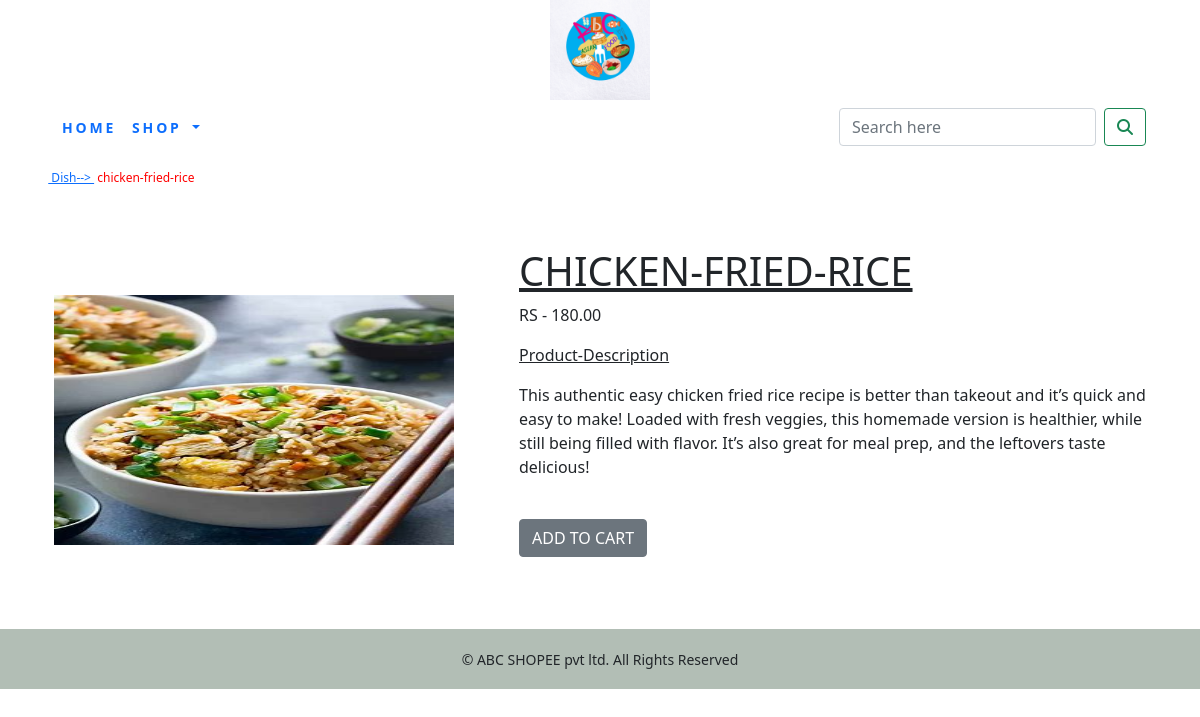
The page /cartapp/non-veg/chicken-fried-rice/ on the database its author committed.
### cartapp/models.py (models this page shows, shortened)
class Product(models.Model):
    name = models.CharField(max_length=250, unique=True)
    slug = models.SlugField(max_length=250, unique=True)
    desc2 = models.TextField(blank=True)
    price=models.DecimalField(max_digits=10, decimal_places=2)
    category=models.ForeignKey(Category,on_delete=models.CASCADE)
    image2 = models.ImageField(upload_to='product', blank=True)
    stock=models.IntegerField()
    available=models.BooleanField(default=True)
    created=models.DateTimeField(auto_now_add=True)
    updated=models.DateTimeField(auto_now=True)
    def get_url(self):
        return reverse('cartapp:pc_details',args=[self.category.slug,self.slug])
    class Meta:
        ordering = ('name',)
        verbose_name = 'product'
        verbose_name_plural = 'products'

### cartapp/views.py (the view)
# urls.py: path('<slug:c_slug>/<slug:p_slug>/',views.proDetail,name='pc_details')
def proDetail(request,c_slug,p_slug):
    try:
        product=Product.objects.get(category__slug=c_slug,slug=p_slug)
    except Exception as e:
        raise e
    return render(request,"product.html",{'product':product})

### cartapp/context_processors.py (called while the page is built)
def menu_links(request):
    links=Category.objects.all()
    return dict(links=links)

### cartapp/models.py (called while the page is built)
    def get_url(self):
        return reverse('cartapp:products_by_category',args=[self.slug])

### orderapp/context_processors.py (called while the page is built)
def counter(request):
    item_count=0
    if 'admin' in request.path:
        return {}
    else:
        try:
            cart=order.objects.filter(cart_id=_cart_id(request))
            cart_items=cartItem.objects.all().filter(cart=cart[:1])
            for cart_item in cart_items:
                 item_count += cart_item.quantity
        except order.DoesNotExist:
            item_count = 0
    return dict(item_count=item_count)

### orderapp/views.py (called while the page is built)
def _cart_id(request):
    cart=request.session.session_key
    if not cart:
        cart=request.session.create()
    return cart

### templates/product.html (shortened to what this page needs)
{% extends 'base.html' %}
{% load static %}
{% block content %}
<div class="row my_prod_row_class">
    <div class="mx_auto"><p>
        &nbsp; <text style="color:red"><a href="{{product.get_url}}">&nbsp;Dish--> </a></text>
        &nbsp;<text style="color:red">{{product.name}}</text>
    </div>
</div>
<div class="container">
<br>
<div class="row">
      <div class="col-sm-5">
<br><br>
            <img src="{{product.image2.url}}" width="400" height="250" alt="{{product.name}}">
        </div><br>
    <br>
        <div class="col-sm-7">
            <div>
                <h1><u><span style="text-transform:uppercase">{{product.name}}</span></u></h1>
            <p>RS - {{product.price}}</p>
            <p class="my-title"><u>Product-Description</u></p>
            <p class="text-justify my_prod_text">{{product.desc2}}</p>
            {% if product.stock <= 0 %}
            <p class="text-justify my_prod_text"><b><i>OUT OF STOCK</i></b></p>
            {% else %}<br>
            <a class="btn btn-secondary" href="{% url 'orderapp:add_cart' product.id %}">ADD TO CART</a>
                {% endif %}
    </div>
</div>
</div>
</div>
<br>
<br>
<br>
    {% endblock %}

### static/css/custom.css (style rules this page uses)
body { font-family:'Roboto', sans-serif; }
.my_prod_row_class { padding-top:15px; padding-bottom:20px; }
.my_prod_row_class .mx_auto { color:#000; font-size:12px; text-decoration:none; }
.my_prod_text { padding_right:20px; }

### rows shown on the page
Product: name "chicken-fried-rice", image2 (picture), name "CHICKEN-FRIED-RICE", price "180.00", desc2 "This authentic easy chicken fried rice recipe is better than takeout and it’s quick and easy to make! Loaded with fresh veggies, this homemade version is healthier, while still being filled with flavor. It’s also great for meal prep, and the leftovers taste delicious!"
